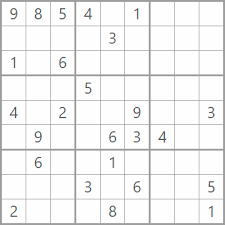
#> input picture Gradyan/sudoku.png, 225 x 225 px, found by its file name
$ python gradyanlar.py   (older library calls are emulated)
#> lines starting #> are read from the running program, lines starting #| are printed output that depends on the picture
import cv2
import matplotlib.pyplot as plt


# resmi içe aktar

img = cv2.imread(r"C:\Users\MUSA\Desktop\OpenCV\Gradyan\sudoku.png",0)
#> img: shape (225, 225); min 72, max 255, mean 242.4

plt.figure()
plt.imshow(img, cmap="gray")
plt.axis("off")
plt.title("Orijinal Img")

# x gradyan
sobelx = cv2.Sobel(img, ddepth=cv2.CV_16S, dx=1, dy=0, ksize=5)
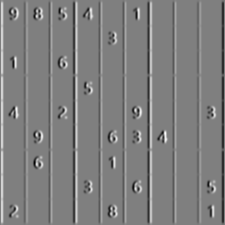
#> sobelx: shape (225, 225) int16; min -6805, max 6797, mean 0; drawn with min black and max white
plt.figure()
plt.imshow(sobelx, cmap="gray")
plt.axis("off")
plt.title("Sobel X")

# y gradyan
sobely = cv2.Sobel(img, ddepth=cv2.CV_16S, dx=0, dy=1, ksize=5)
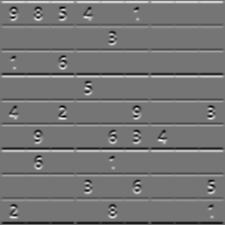
#> sobely: shape (225, 225) int16; min -5738, max 6671, mean 0; drawn with min black and max white
plt.figure()
plt.imshow(sobely, cmap="gray")
plt.axis("off")
plt.title("Sobel Y")

# laplacian gradyan
laplacian = cv2.Laplacian(img, ddepth=cv2.CV_16S)
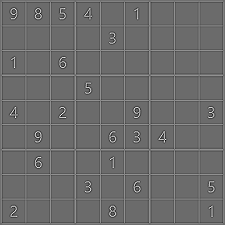
#> laplacian: shape (225, 225) int16; min -373, max 510, mean 0.2; drawn with min black and max white
plt.figure()
plt.imshow(laplacian, cmap="gray")
plt.axis("off")
plt.title("Laplacian")


plt.show()
